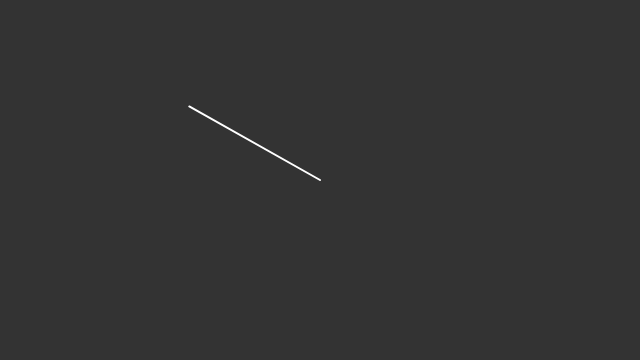
Frame 1 (no input)
Frame 60 (no input): identical to frame 1, image omitted
Frame 120 (the mouse pressed at the canvas centre since frame 60): blank canvas, image omitted

The p5.js sketch that drew this single still picture (run headless with seeded random() and noise() and a simulated clock; from frame 60 on, the mouse is pressed at the canvas centre):

// p5.js sketch
// ── sketch.js
// The Nature of Code
// Daniel Shiffman
// http://natureofcode.com

// Example 1-5: Vector magnitude

function setup() {
  createCanvas(640,360);
}

function draw() {
  background(51);

  let mouse = createVector(mouseX,mouseY);
  let center = createVector(width/2,height/2);
  mouse.sub(center);

  // 1.6 normalization
  mouse.normalize(); // 마우스 까지의 벡터를 정규화
  mouse.mult(150); // 마우스 유닛 벡터 사이즈 (1) * 150

  translate(width/2,height/2);
  strokeWeight(2);
  stroke(255);
  line(0,0,mouse.x,mouse.y);
}
